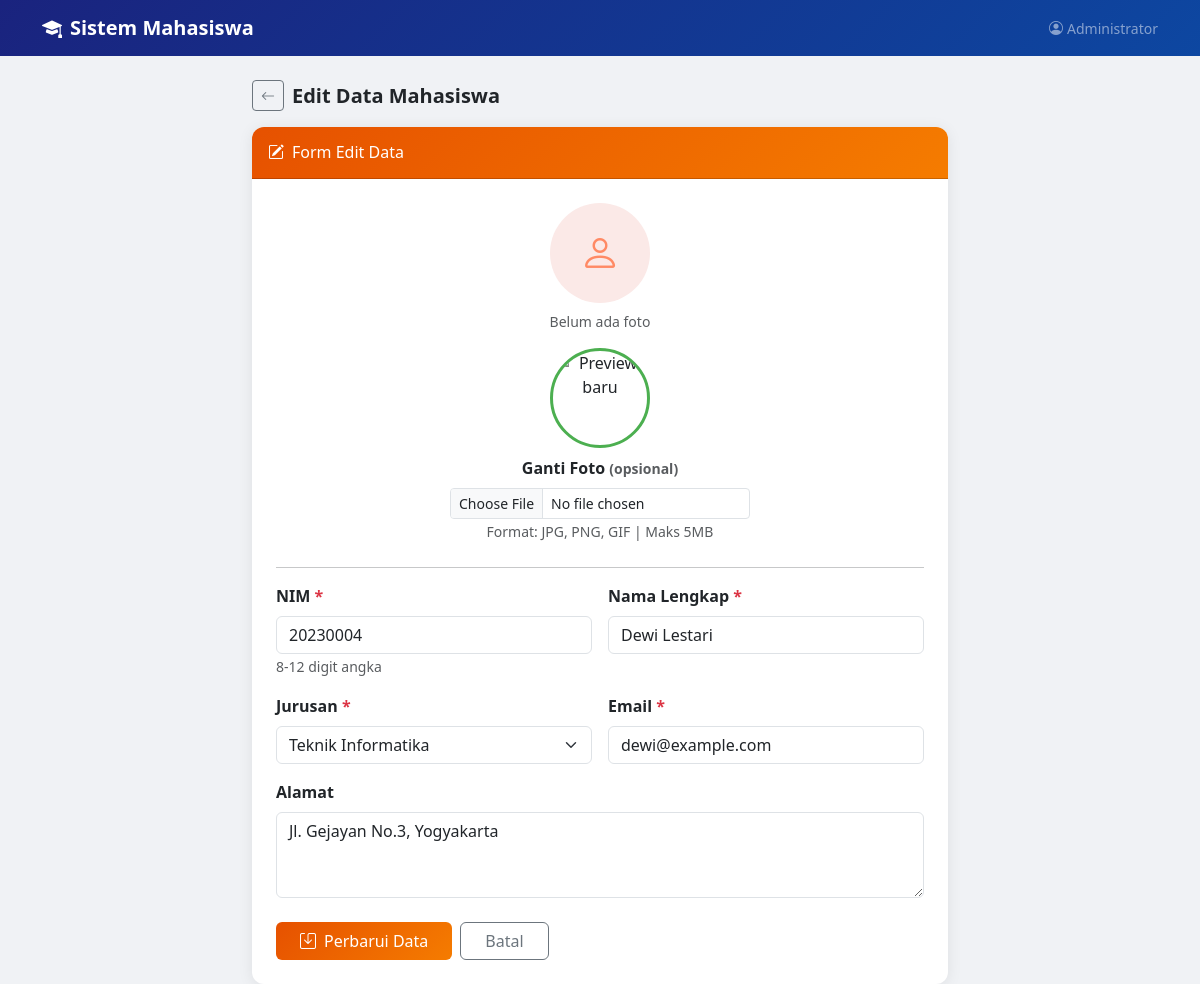
The page /Pertemuan12Nomor1dan2/mahasiswa/edit.php?id=4 (signed in) on the database its author committed.
### tables this page shows
CREATE TABLE `mahasiswa` (
  `id`         INT(11)      NOT NULL AUTO_INCREMENT,
  `nim`        VARCHAR(20)  NOT NULL,
  `nama`       VARCHAR(100) NOT NULL,
  `jurusan`    VARCHAR(100) NOT NULL,
  `email`      VARCHAR(100) NOT NULL,
  `alamat`     TEXT         DEFAULT NULL,
  `foto`       VARCHAR(255) DEFAULT NULL,
  `created_at` TIMESTAMP    NOT NULL DEFAULT CURRENT_TIMESTAMP,
  PRIMARY KEY (`id`),
  UNIQUE KEY `nim` (`nim`)
);

### Pertemuan12Nomor1dan2/mahasiswa/edit.php (the view, shortened to what this page needs)
<?php
include_once(__DIR__ . "/../config.php");
$id = (int)$_GET['id'];
$result = mysqli_query($conn, "SELECT * FROM mahasiswa WHERE id=$id");
$row         = mysqli_fetch_assoc($result);
$current_foto = $row['foto'];
?>
<!DOCTYPE html>
<html lang="id">
<head>
    <link href="https://cdn.jsdelivr.net/npm/bootstrap@5.3.0/dist/css/bootstrap.min.css" rel="stylesheet">
    <link href="https://cdn.jsdelivr.net/npm/bootstrap-icons@1.10.5/font/bootstrap-icons.css" rel="stylesheet">
</head>
<body>
<nav class="navbar navbar-dark mb-4">
    <div class="container">
        <a class="navbar-brand fw-bold" href="../index.php">
            <i class="bi bi-mortarboard-fill me-2"></i>Sistem Mahasiswa
        </a>
        <span class="text-white-50 small"><i class="bi bi-person-circle me-1"></i><?= htmlspecialchars($_SESSION['full_name']) ?></span>
    </div>
</nav>
<div class="container" style="max-width:720px">
    <div class="d-flex align-items-center gap-2 mb-3">
        <a href="../index.php" class="btn btn-sm btn-outline-secondary"><i class="bi bi-arrow-left"></i></a>
        <h5 class="mb-0 fw-bold">Edit Data Mahasiswa</h5>
    </div>
    <div class="card">
        <div class="card-header py-3">
            <h6 class="mb-0"><i class="bi bi-pencil-square me-2"></i>Form Edit Data</h6>
        </div>
        <div class="card-body p-4">
            <form method="POST" enctype="multipart/form-data">
                <div class="text-center mb-4">
                    <?php if ($current_foto): ?>
                        <img src="<?= photoUrl($current_foto) ?>" class="photo-thumb mx-auto d-block mb-2" alt="Foto saat ini" id="currentPhoto">
                        <p class="text-muted small mb-2">Foto saat ini</p>
                        <div class="form-check d-inline-flex align-items-center gap-2">
                            <input type="checkbox" name="hapus_foto" value="1" id="hapusFoto" class="form-check-input">
                            <label for="hapusFoto" class="form-check-label text-danger small">Hapus foto ini</label>
                        </div>
                    <?php else: ?>
                        <div class="photo-placeholder mx-auto mb-2"><i class="bi bi-person"></i></div>
                        <p class="text-muted small">Belum ada foto</p>
                    <?php endif; ?>
                    <img id="newPhotoPreview" class="mx-auto d-block mb-1" src="" alt="Preview baru">
                    <div class="mt-2">
                        <label class="form-label fw-semibold d-block">Ganti Foto <span class="text-muted small">(opsional)</span></label>
                        <input type="file" name="foto" id="fotoInput" accept="image/*" class="form-control form-control-sm" style="max-width:300px;margin:0 auto">
                        <small class="text-muted">Format: JPG, PNG, GIF | Maks 5MB</small>
                    </div>
                </div>
                <hr>
                <div class="row g-3">
                    <div class="col-md-6">
                        <label class="form-label fw-semibold">NIM <span class="required">*</span></label>
                        <input type="text" name="nim" class="form-control"
                            value="<?= htmlspecialchars($_POST['nim'] ?? $row['nim']) ?>" required>
                        <small class="text-muted">8-12 digit angka</small>
                    </div>
                    <div class="col-md-6">
                        <label class="form-label fw-semibold">Nama Lengkap <span class="required">*</span></label>
                        <input type="text" name="nama" class="form-control"
                            value="<?= htmlspecialchars($_POST['nama'] ?? $row['nama']) ?>" required>
                    </div>
                    <div class="col-md-6">
                        <label class="form-label fw-semibold">Jurusan <span class="required">*</span></label>
                        <select name="jurusan" class="form-select" required>
                            <?php
                            $jurusans = ['Teknik Informatika','Sistem Informasi','Teknik Elektro','Teknik Komputer','Manajemen Informatika'];
                            $selectedJurusan = $_POST['jurusan'] ?? $row['jurusan'];
                            foreach ($jurusans as $j):
                                $sel = ($selectedJurusan == $j) ? 'selected' : '';
                            ?>
                            <option value="<?= $j ?>" <?= $sel ?>><?= $j ?></option>
                            <?php endforeach; ?>
                        </select>
                    </div>
                    <div class="col-md-6">
                        <label class="form-label fw-semibold">Email <span class="required">*</span></label>
                        <input type="email" name="email" class="form-control"
                            value="<?= htmlspecialchars($_POST['email'] ?? $row['email']) ?>" required>
                    </div>
                    <div class="col-12">
                        <label class="form-label fw-semibold">Alamat</label>
                        <textarea name="alamat" class="form-control" rows="3"><?= htmlspecialchars($_POST['alamat'] ?? $row['alamat']) ?></textarea>
                    </div>
                </div>
                <div class="d-flex gap-2 mt-4">
                    <button type="submit" name="update" class="btn btn-warning-custom px-4">
                        <i class="bi bi-save me-2"></i>Perbarui Data
                    </button>
                    <a href="../index.php" class="btn btn-outline-secondary px-4">Batal</a>
                </div>
            </form>
        </div>
    </div>
</div>
</body>
</html>

### Pertemuan12Nomor1dan2/mahasiswa/edit.php (style rules this page uses)
body { background-color: #f0f2f5; }
.navbar { background: linear-gradient(135deg, #1a237e, #0d47a1) !important; }
.card { border: none; border-radius: 12px; box-shadow: 0 2px 15px rgba(0,0,0,0.08); }
.card-header { background: linear-gradient(135deg, #e65100, #f57c00); border-radius: 12px 12px 0 0 !important; color: white; }
.btn-warning-custom { background: linear-gradient(135deg, #e65100, #f57c00); border: none; color: white; }
.required { color: #dc3545; }
.photo-placeholder { width: 100px; height: 100px; border-radius: 50%; background: #fbe9e7; display: flex; align-items: center; justify-content: center; color: #ff8a65; font-size: 2.5rem; }
#newPhotoPreview { width:100px; height:100px; object-fit:cover; border-radius:50%; border:3px solid #4caf50; display:none; }

### rows shown on the page
mahasiswa: nim "20230004", nama "Dewi Lestari", email "dewi@example.com", alamat "Jl. Gejayan No.3, Yogyakarta"

### other values the page prints
$_SESSION['full_name'] "Administrator"
form field jurusan "Teknik Informatika"
